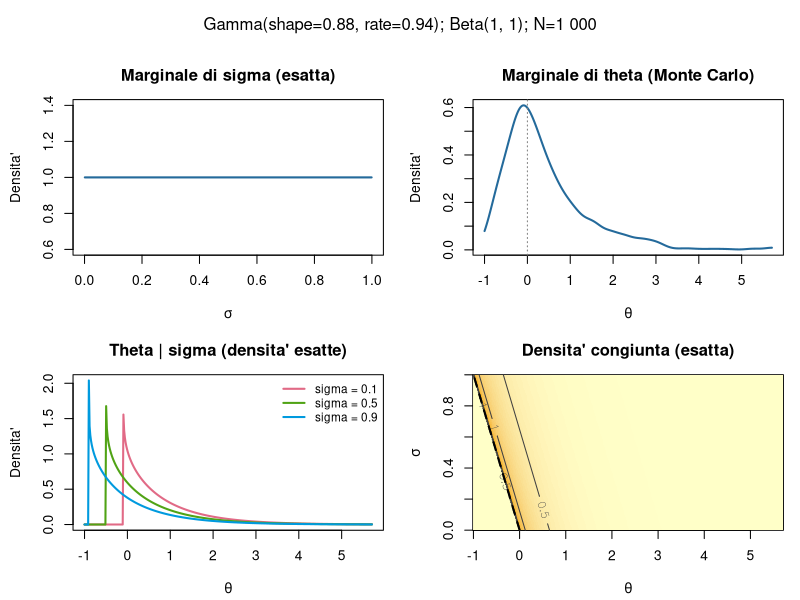
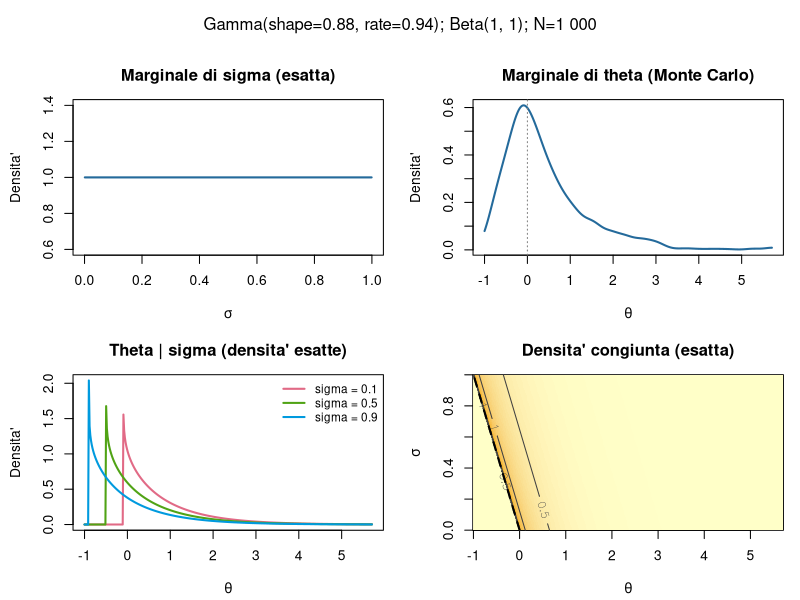

Reproduce these figures in R, in order.
# Prior: sigma ~ Beta(a_sigma,b_sigma), theta+sigma | sigma ~ Gamma(a_theta,b_theta).
# Eseguibile con Ctrl+Invio, senza pacchetti aggiuntivi.
# Working directory: FGMRandomBlocks oppure PriorK_simulation.
# b_theta e' RATE (come rgamma(n, alpha, beta) in utility_functions.R).
# Se b_theta rappresenta invece SCALE, impostare gamma_parameterization="scale".

# ==================== CONFIGURAZIONE UTENTE ==========================
# Valori di esempio: sostituire con gli iperparametri desiderati.
a_theta <- 0.88
b_theta <- 0.94
a_sigma <- 1
b_sigma <- 1
gamma_parameterization <- "rate"  # "rate" oppure "scale"
N <- 1000L                     # numero di estrazioni Monte Carlo
seed <- 20261001L
sigma_conditional <- c(0.1, 0.5, 0.9)
upper_plot_quantile <- 0.995      # limite destro dei grafici di theta
save_plot <- TRUE
script_dir <- if (dir.exists("PriorK_simulation")) "PriorK_simulation" else "."
output_dir <- file.path(script_dir, "results", "theta_sigma_prior")
# ====================================================================

stopifnot(all(is.finite(c(a_theta, b_theta, a_sigma, b_sigma))),
          all(c(a_theta, b_theta, a_sigma, b_sigma) > 0),
          length(N) == 1L, is.finite(N), N >= 1000, N == floor(N),
          gamma_parameterization %in% c("rate", "scale"),
          length(sigma_conditional) > 0L, all(is.finite(sigma_conditional)),
          all(sigma_conditional > 0 & sigma_conditional < 1),
          upper_plot_quantile > 0.5, upper_plot_quantile < 1)
gamma_rate <- if (gamma_parameterization == "rate") b_theta else 1 / b_theta

# Campionamento gerarchico: U e sigma indipendenti, theta=U-sigma.
set.seed(seed)
sigma_draws <- rbeta(N, shape1 = a_sigma, shape2 = b_sigma)
U_draws <- rgamma(N, shape = a_theta, rate = gamma_rate)
theta_draws <- U_draws - sigma_draws
prior_draws <- data.frame(theta = theta_draws, sigma = sigma_draws)

# Il supporto e' 0<sigma<1, theta>-sigma; theta puo' essere negativa.
# Nessuna troncatura delle estrazioni. Solo i grafici limitano la coda destra.
theta_limits <- c(-1, max(0.1, unname(quantile(theta_draws, upper_plot_quantile))))
theta_density <- density(theta_draws, from = theta_limits[1],
                         to = theta_limits[2], n = 1024)
# La marginale di theta e' una KDE Monte Carlo, non una densita' esatta.
# La KDE puo' avere bias vicino al bordo theta=-1.
sigma_axis <- seq(0.001, 0.999, length.out = 300)
theta_axis <- seq(theta_limits[1], theta_limits[2], length.out = 400)

# Densita' congiunta ESATTA: f(theta,sigma)=f_Gamma(theta+sigma)*f_Beta(sigma).
# Il cambio di variabili (U,sigma)->(theta,sigma) ha Jacobiano unitario.
joint_density <- outer(theta_axis, sigma_axis, function(theta, sigma) {
  u <- theta + sigma
  value <- numeric(length(u))
  inside <- u > 0
  value[inside] <- exp(dgamma(u[inside], shape = a_theta, rate = gamma_rate, log = TRUE) +
                        dbeta(sigma[inside], a_sigma, b_sigma, log = TRUE))
  value
})

plot_theta_sigma_prior <- function() {
  old_par <- par(no.readonly = TRUE)
  on.exit(par(old_par))
  par(mfrow = c(2, 2), mar = c(4.2, 4.4, 3, 1), oma = c(0, 0, 3, 0))

  plot(sigma_axis, dbeta(sigma_axis, a_sigma, b_sigma), type = "l", lwd = 2,
       col = "#246A9B", xlab = expression(sigma), ylab = "Densita'",
       main = "Marginale di sigma (esatta)", xlim = c(0, 1))

  plot(theta_density$x, theta_density$y, type = "l", lwd = 2,
       col = "#246A9B", xlab = expression(theta), ylab = "Densita'",
       main = "Marginale di theta (Monte Carlo)")
  abline(v = 0, lty = 3, col = "grey50")

  colors <- hcl.colors(length(sigma_conditional), "Dark 3")
  conditional_density <- vapply(sigma_conditional, function(sigma) {
    d <- dgamma(theta_axis + sigma, shape = a_theta, rate = gamma_rate)
    d[!is.finite(d)] <- NA_real_  # singolarita' al bordo se shape<1
    d
  }, numeric(length(theta_axis)))
  matplot(theta_axis, conditional_density, type = "l", lty = 1, lwd = 2,
          col = colors, xlab = expression(theta), ylab = "Densita'",
          main = "Theta | sigma (densita' esatte)")
  legend("topright", legend = paste0("sigma = ", sigma_conditional),
         col = colors, lty = 1, lwd = 2, bty = "n", cex = 0.85)

  # Contorni etichettati con i valori della densita', non log-densita'.
  image(theta_axis, sigma_axis, joint_density,
        col = hcl.colors(80, "YlOrRd", rev = TRUE),
        xlab = expression(theta), ylab = expression(sigma),
        main = "Densita' congiunta (esatta)")
  contour(theta_axis, sigma_axis, joint_density, add = TRUE,
          nlevels = 7, col = "grey25", labcex = 0.7)
  lines(-sigma_axis, sigma_axis, lty = 2, lwd = 2)

  mtext(sprintf("Gamma(shape=%g, %s=%g); Beta(%g, %g); N=%s",
                a_theta, gamma_parameterization, b_theta, a_sigma, b_sigma,
                format(N, big.mark = " ", scientific = FALSE)),
        outer = TRUE, line = 1, cex = 1)
}

# Grafico nel pannello Plots: eseguire questa riga con Ctrl+Invio.
plot_theta_sigma_prior()

# Controllo dei momenti: E(theta)=a_theta/rate - E(sigma).
mean_sigma <- a_sigma / (a_sigma + b_sigma)
var_sigma <- a_sigma*b_sigma / ((a_sigma+b_sigma)^2*(a_sigma+b_sigma+1))
moment_check <- data.frame(
  parameter = c("sigma", "theta"),
  mean_MC = c(mean(sigma_draws), mean(theta_draws)),
  mean_theoretical = c(mean_sigma, a_theta/gamma_rate - mean_sigma),
  sd_MC = c(sd(sigma_draws), sd(theta_draws)),
  sd_theoretical = c(sqrt(var_sigma), sqrt(a_theta/gamma_rate^2 + var_sigma)))
print(moment_check, row.names = FALSE)
cat(sprintf("Grafici di theta limitati a %.1f%% della coda cumulata Monte Carlo.\n",
            100*upper_plot_quantile))

if (save_plot) {
  dir.create(output_dir, recursive = TRUE, showWarnings = FALSE)
  save_prior_png <- function(path) {
    png(path, width = 1800, height = 1400, res = 150)
    on.exit(dev.off())
    plot_theta_sigma_prior()
  }
  save_prior_png(file.path(output_dir, "theta_sigma_prior.png"))
  write.csv(moment_check, file.path(output_dir, "moment_check.csv"), row.names = FALSE)
  saveRDS(list(a_theta=a_theta, b_theta=b_theta, a_sigma=a_sigma, b_sigma=b_sigma,
               gamma_parameterization=gamma_parameterization, N=N, seed=seed,
               sigma_conditional=sigma_conditional,
               upper_plot_quantile=upper_plot_quantile),
          file.path(output_dir, "config.rds"))
}
